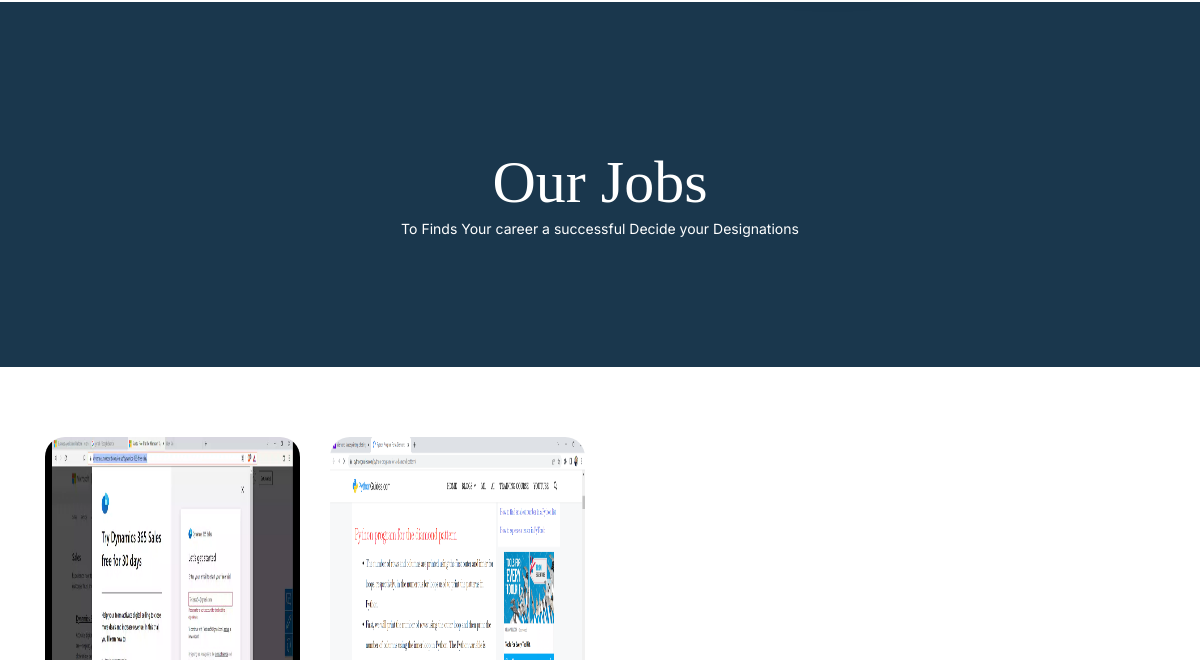
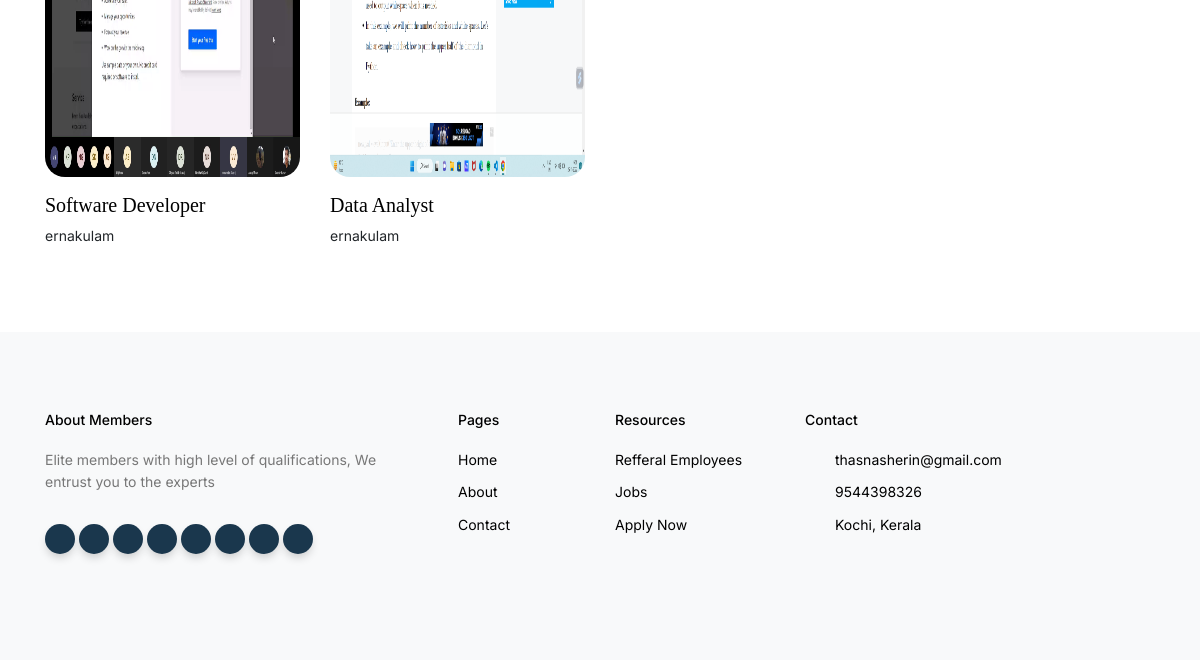
/jobs (lower part), run on an earlier commit of the app's database (2 pictures, top to bottom).
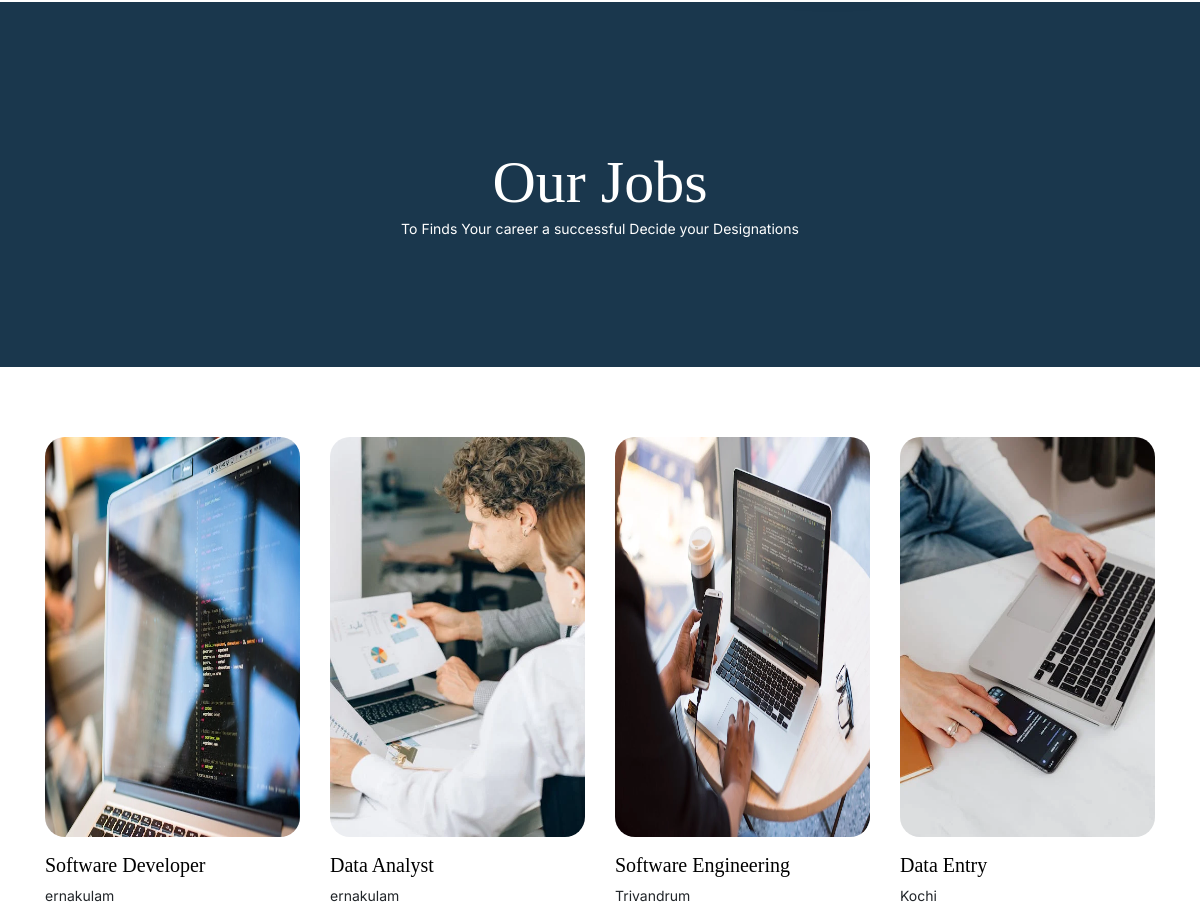
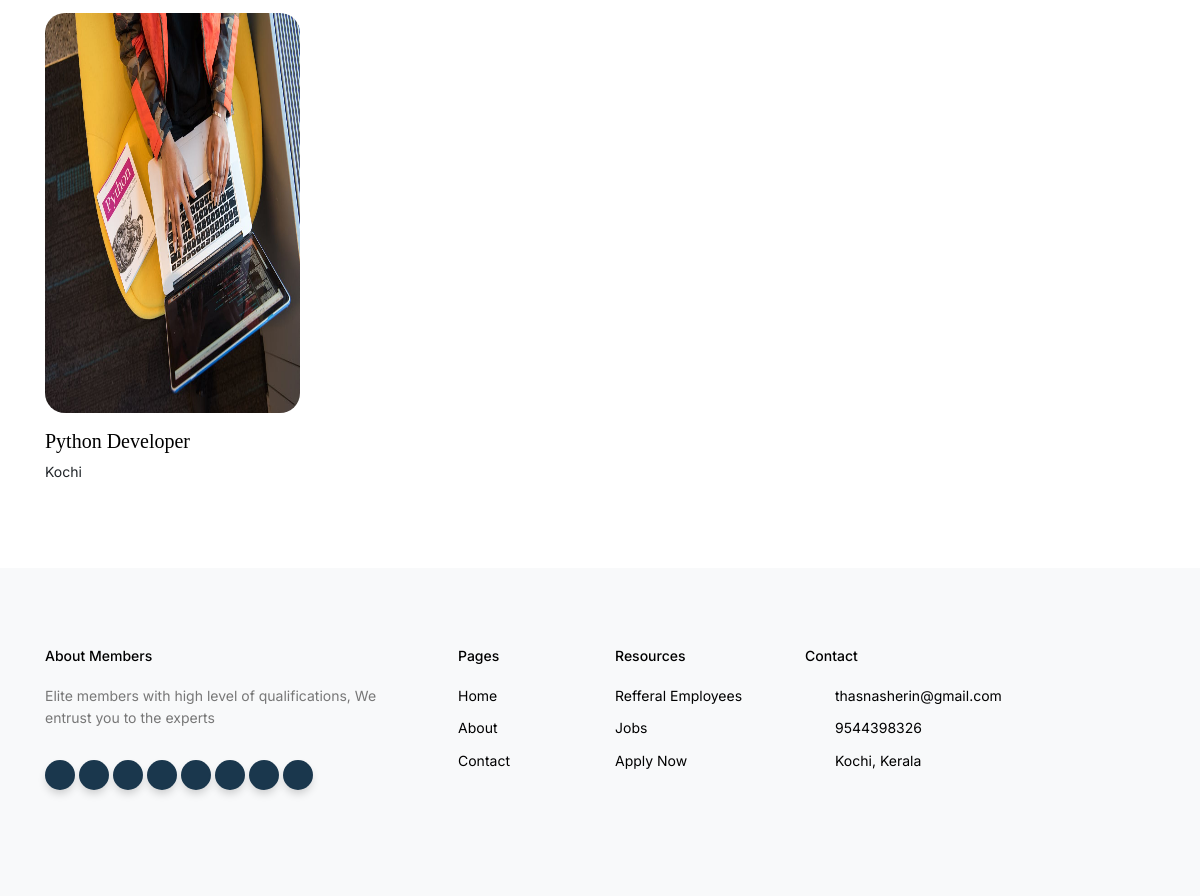
And on a later commit of the database (2 pictures, top to bottom).
### AdminApp/models.py (models this page shows)
class Job(models.Model):
    name=models.CharField(max_length=100)
    image=models.ImageField(upload_to='images',default='null.jpg')
    vacancy=models.IntegerField()
    skill=models.CharField(max_length=500)
    location=models.CharField(max_length=20)
    exp=models.IntegerField()
    sal=models.IntegerField()

### UserApp/views.py (the view)
# urls.py: path('jobs',views.jobs,name="jobs"),
def jobs(request):
    details=Job.objects.all()
    context={
        'details':details
    }
    return render(request,'jobs.html',context)

### UserApp/templates/jobs.html
{% extends 'home_page.html' %}
{% block content %}
  <div class="hero hero-inner">
    <div class="container">
      <div class="row align-items-center">
        <div class="col-lg-6 mx-auto text-center">
          <div class="intro-wrap">
            <h1 class="mb-0">Our Jobs</h1>
            <p class="text-white">To Finds Your career a successful Decide your Designations</p>
          </div>
        </div>
      </div>
    </div>
  </div>
  <div class="untree_co-section">
    <div class="container">
      <div class="row">
        {% for i in details %}
        <div class="col-6 col-md-6 col-lg-3">
          <div class="media-1">
            <a href="{% url 'single' i.id %}" class="d-block mb-3"><img src="{{i.image.url}}" style="height: 400px;" alt="Image" class="img-fluid"></a>
            <div class="d-flex">
              <div>
                <h3><a href="#">{{i.name}}</a></h3>
                <p>{{i.location}}</p>
              </div>
            </div>
          </div>
        </div>
        {% endfor %}
      </div>
    </div>
  </div>
{% endblock %}

### UserApp/templates/home_page.html (shortened to what this page needs)
{% load static %}
<!doctype html>
<html lang="en">
<head>
	<link rel="stylesheet" href="{% static 'css/bootstrap.min.css' %}">
	<link rel="stylesheet" href="{% static 'css/owl.carousel.min.css' %}">
	<link rel="stylesheet" href="{% static 'css/owl.theme.default.min.css' %}">
	<link rel="stylesheet" href="{% static 'css/jquery.fancybox.min.css' %}">
	<link rel="stylesheet" href="{% static 'fonts/icomoon/style.css' %}">
	<link rel="stylesheet" href="{% static 'fonts/flaticon/font/flaticon.css' %}">
	<link rel="stylesheet" href="{% static 'css/daterangepicker.css' %}">
	<link rel="stylesheet" href="{% static 'css/aos.css' %}">
	<link rel="stylesheet" href="{% static 'css/style.css' %}">
	<link href="https://cdnjs.cloudflare.com/ajax/libs/font-awesome/6.0.0/css/all.min.css" rel="stylesheet">
	<link rel="stylesheet" href="{% static 'css/flaticon.css' %}">
</head>
<body>
{% block content %}{% endblock %}
	<div class="site-footer">
		<div class="inner first">
			<div class="container">
				<div class="row">
					<div class="col-md-6 col-lg-4">
						<div class="widget">
							<h3 class="heading">About Members</h3>
							<p>Elite members with high level of qualifications, We entrust you to the experts</p>
						</div>
						<div class="widget">
							<ul class="list-unstyled social">
								<li><a href="#"><span class="icon-twitter"></span></a></li>
								<li><a href="#"><span class="icon-instagram"></span></a></li>
								<li><a href="#"><span class="icon-facebook"></span></a></li>
								<li><a href="#"><span class="icon-linkedin"></span></a></li>
								<li><a href="#"><span class="icon-dribbble"></span></a></li>
								<li><a href="#"><span class="icon-pinterest"></span></a></li>
								<li><a href="#"><span class="icon-apple"></span></a></li>
								<li><a href="#"><span class="icon-google"></span></a></li>
							</ul>
						</div>
					</div>
					<div class="col-md-6 col-lg-2 pl-lg-5">
						<div class="widget">
							<h3 class="heading">Pages</h3>
							<ul class="links list-unstyled">
								<li><a href="#">Home</a></li>
								<li><a href="#">About</a></li>
								<li><a href="#">Contact</a></li>
							</ul>
						</div>
					</div>
					<div class="col-md-6 col-lg-2">
						<div class="widget">
							<h3 class="heading">Resources</h3>
							<ul class="links list-unstyled">
								<li><a href="#">Refferal Employees</a></li>
								<li><a href="#">Jobs</a></li>
								<li><a href="#">Apply Now</a></li>
							</ul>
						</div>
					</div>
					<div class="col-md-6 col-lg-4">
						<div class="widget">
							<h3 class="heading">Contact</h3>
							<ul class="list-unstyled quick-info links">
								<li class="email"><a href="mailto:thasnasherin@gmail.com">thasnasherin@gmail.com</a></li>
								<li class="phone"><a href="#">9544398326</a></li>
								<li class="address"><a href="#">Kochi, Kerala</a></li>
							</ul>
						</div>
					</div>
				</div>
			</div>
		</div>
	</div>
</body>
</html>

### UserApp/static/css/style.css (style rules this page uses)
body { font-family: "Inter", sans-serif; line-height: 1.5; background: #ffffff; overflow-x: hidden; font-size: 14px; }
body:before { content: ""; position: fixed; top: 0; left: 0; z-index: 99; right: 0; bottom: 0; background: rgba(0, 0, 0, 0.2); opacity: 0; visibility: hidden; -webkit-transition: .3s all ease; -o-transition: .3s all ease; transition: .3s all ease; }
a { color: #1A374D; -webkit-transition: .3s all ease; -o-transition: .3s all ease; transition: .3s all ease; }
h1, .h1, h2, .h2, h3, .h3, h4, .h4 { font-family: "Source Serif Pro", serif; }
.hero { padding: 7rem 0 10rem 0; background: #6998AB; margin-bottom: 100px; }
.hero.hero-inner { padding: 9rem 0 7rem 0; margin-bottom: auto; background: #1A374D; }
.hero h1 { color: #ffffff; font-size: 60px; }
.hero .intro-wrap { position: relative; z-index: 1; }
.untree_co-section { padding: 70px 0; }
.media-1 { text-align: left; }
.media-1 img { border-radius: 20px; }
.media-1 h3 { font-size: 20px; }
.media-1 h3 a { color: #000000; }
.site-footer { font-size: 14px; color: #777; line-height: 1.6; }
.site-footer .inner { padding-top: 0px; padding-bottom: 70px; background: #f8f9fa; }
.site-footer .inner.first { padding-top: 80px; }
.site-footer a { color: #000000; }
.site-footer .widget { margin-bottom: 30px; }
.site-footer .widget h3 { font-size: 14px; margin-bottom: 20px; color: #000000; font-family: "Inter", sans-serif; }
.site-footer .widget .social li { display: inline-block; }
.site-footer .widget .social li a { width: 30px; height: 30px; border-radius: 50%; background: #1A374D; display: inline-block; position: relative; color: #ffffff; -webkit-box-shadow: 0 5px 10px -2px rgba(0, 0, 0, 0.2); box-shadow: 0 5px 10px -2px rgba(0, 0, 0, 0.2); }
.site-footer .widget .social li a span { font-size: 16px; position: absolute; top: 50%; left: 50%; -webkit-transform: translate(-50%, -50%); -ms-transform: translate(-50%, -50%); transform: translate(-50%, -50%); }
.site-footer .widget .links li { display: block; margin-bottom: 10px; }
.site-footer .widget .links li a { color: #000000; }
.site-footer ul.quick-info li { position: relative; padding-left: 30px; }
.site-footer ul.quick-info li:before { left: 0; position: absolute; content: ""; font-family: 'icomoon'; color: #6998AB; }
.site-footer ul.quick-info li.email:before { content: "\f0e0"; }
.site-footer ul.quick-info li.phone:before { content: "\f095"; }
.site-footer ul.quick-info li.address:before { content: "\e8b4"; }

What changed in the data, as far as the page shows it:
changed Job "Software Developer": image: a different picture
changed Job "Data Analyst": image: a different picture
added Job: image (picture), name "Software Engineering", location "Trivandrum"
added Job: image (picture), name "Data Entry", location "Kochi"
added Job: image (picture), name "Python Developer", location "Kochi"
